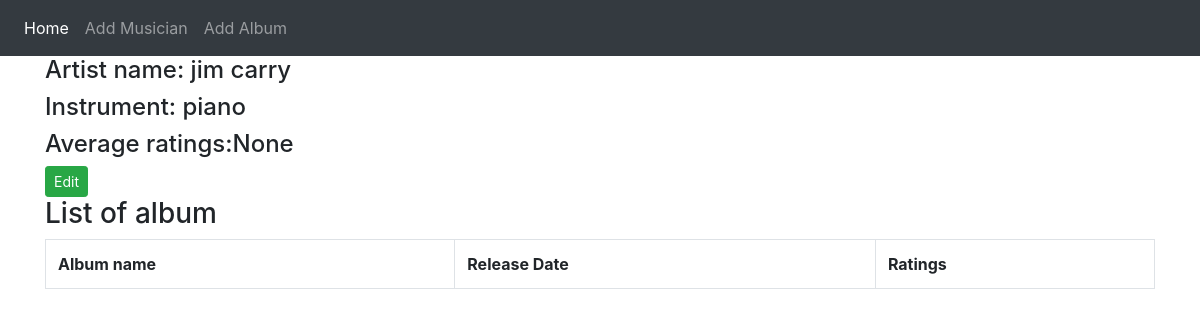
/album_list/2/, run on the app's committed database.
### First_app/models.py (models this page shows, shortened)
class Musician(models.Model):
    first_name = models.CharField(max_length = 50, null = True)
    last_name = models.CharField(max_length = 50, blank = True)
    instruments = models.CharField(max_length = 100)

### First_app/views.py (the view)
# urls.py: path('album_list/<int:artist_id>/', views.album_list, name='album_list'),
def album_list(request, artist_id):
    artist_info = Musician.objects.get(pk=artist_id)
    album_list = Album.objects.filter(artist=artist_id).order_by('name')
    artist_rating = Album.objects.filter(artist=artist_id).aggregate(Avg('num_stars'))
    diction = {'title':'List of album','artist_info': artist_info, 'album_list': album_list, 'artist_rating': artist_rating}
    return render(request, 'First_app/album_list.html', context=diction)

### templates/First_app/album_list.html (shortened to what this page needs)
<!DOCTYPE html>
{% extends "First_app/base.html" %}
{% block body_block %}
<h4>Artist name: {{artist_info.first_name}} {{artist_info.last_name}} </h4>
<h4>Instrument: {{artist_info.instruments}} </h4>
<h4>Average ratings:{{artist_rating.num_stars__avg}}</h4>
<a href="{% url 'First_app:edit_artist' artist_id=artist_info.id %}" class="btn btn-success btn-sm">Edit</a>
<h3>List of album</h3>
<table class="table table-bordered">
  <tr>
    <th>Album name</th>
    <th>Release Date</th>
    <th>Ratings</th>
  </tr>
</table>
{%  endblock %}

### data on the page
Musician: first_name "jim", last_name "carry", instruments "piano"

### other printed values
{{ artist_rating.num_stars__avg }} "None"
